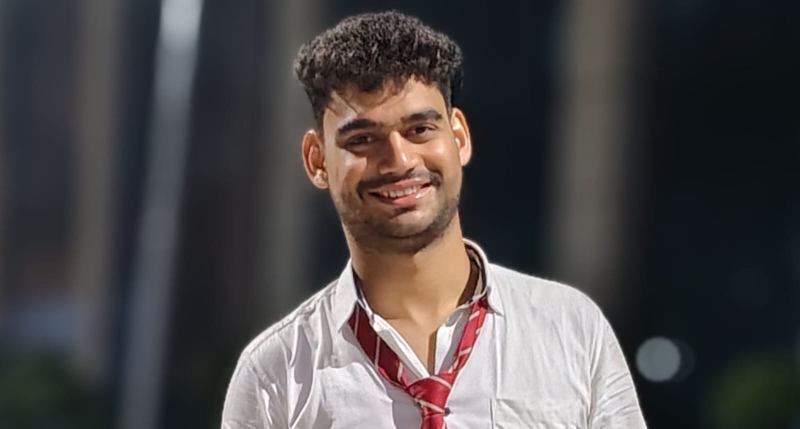
#> input picture backend/dataset/img1.png, 1600 x 857 px (shown at 1/2 size); its folder holds only this picture in this run
$ python augment.py
#> lines starting #> are read from the running program, lines starting #| are printed output that depends on the picture
from PIL import Image, ImageEnhance, ImageOps, ImageFilter
import os
import random

# Paths
input_folder = "backend/dataset"
output_folder = "backend/augmented_dataset"
os.makedirs(output_folder, exist_ok=True)

TARGET_SIZE = (160, 160)

def simulate_side_and_partial_faces(img):
    """Simulates partial face views and side face crops."""
    w, h = img.size

    transforms = [
        lambda x: x.crop((0, 0, w // 2, h)).resize((w, h)),  # Left side only
        lambda x: x.crop((w // 2, 0, w, h)).resize((w, h)),  # Right side only
        lambda x: x.rotate(random.choice([-45, 45])),        # Side rotation
        lambda x: x.crop((int(w * 0.1), int(h * 0.1), int(w * 0.9), int(h * 0.9))).resize((w, h)),  # Zoom-in center
        lambda x: x.crop((0, 0, w, int(h * 0.5))).resize((w, h)),  # Top half
        lambda x: x.crop((0, int(h * 0.5), w, h)).resize((w, h)),  # Bottom half
    ]

    return [t(img.copy()) for t in transforms]

def basic_augmentations(img):
    """Applies brightness, contrast, blur, noise, flip etc."""
    augmentations = []

    enhancer = ImageEnhance.Brightness(img)
    augmentations.append(enhancer.enhance(0.5))  # Dark
    augmentations.append(enhancer.enhance(1.5))  # Bright

    contrast = ImageEnhance.Contrast(img)
    augmentations.append(contrast.enhance(0.5))
    augmentations.append(contrast.enhance(2.0))

    augmentations.append(img.transpose(Image.FLIP_LEFT_RIGHT))  # Mirror flip
    augmentations.append(img.filter(ImageFilter.GaussianBlur(radius=2)))  # Blur

    return augmentations

def augment_images():
    image_files = [f for f in os.listdir(input_folder) if f.lower().endswith(('.png', '.jpg', '.jpeg'))]
    print(f"Found {len(image_files)} images. Starting augmentation...")

    for img_name in image_files:
        img_path = os.path.join(input_folder, img_name)
        try:
            img = Image.open(img_path).convert("RGB").resize(TARGET_SIZE)
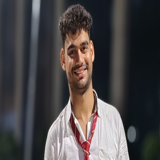
#> img: PIL image 160x160 RGB; mean R, G, B 75.4, 71.5, 72.2
            all_augmented = simulate_side_and_partial_faces(img) + basic_augmentations(img)
#> in basic_augmentations, `augmentations = []`: augmentations = []
#> all_augmented = 12 items

            for idx, aug_img in enumerate(all_augmented):
                save_name = f"{os.path.splitext(img_name)[0]}_aug_{idx}.png"
                save_path = os.path.join(output_folder, save_name)
                aug_img.save(save_path)
#> this loop made 12 passes
#> pass 1, in augment_images, `aug_img.save(save_path)`:
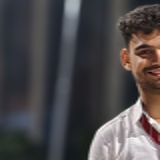
#> saved as img1_aug_0.png: PIL image 160x160 RGB; mean R, G, B 76.6, 72.9, 74.9
#> pass 2, in augment_images, `aug_img.save(save_path)`:
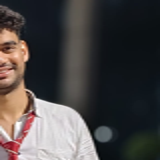
#> saved as img1_aug_1.png: PIL image 160x160 RGB; mean R, G, B 74.2, 70, 69.5
            print(f"✅ Augmented {img_name} with {len(all_augmented)} variants.")
#| ✅ Augmented img1.png with 12 variants.

        except Exception as e:
            print(f"⚠️ Error processing {img_name}: {e}")

augment_images()

$ run again, on backend/dataset/img2.png
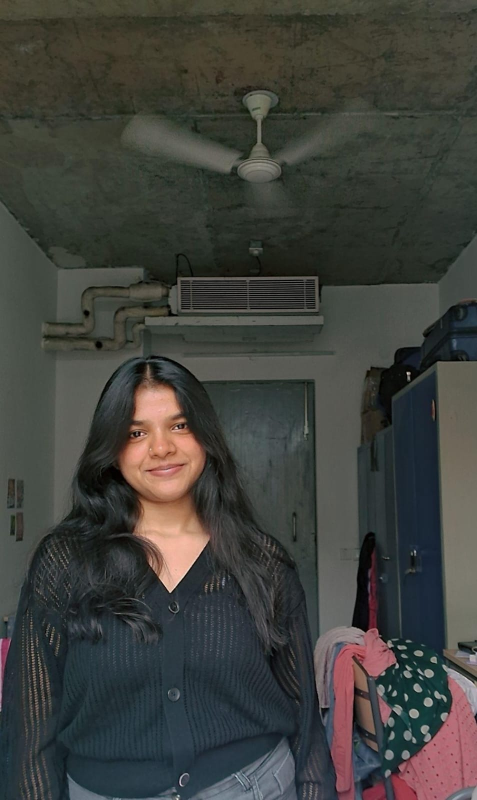
#> input picture backend/dataset/img2.png, 954 x 1600 px (shown at 1/2 size)
#> in augment_images, `img = Image.open(img_path).convert("RGB").resize(TARGET_SIZE)`:
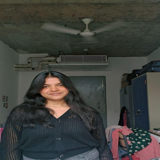
#> img: PIL image 160x160 RGB; mean R, G, B 63.5, 64.7, 60.4
#> augmentations = []
#> all_augmented = 12 items
#> the loop in augment_images, `for idx, aug_img in enumerate(all_augmented):` made 12 passes
#> pass 2, in augment_images, `aug_img.save(save_path)`:
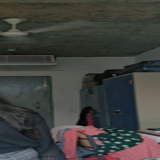
#> saved as img2_aug_1.png: PIL image 160x160 RGB; mean R, G, B 64.2, 64.9, 61.8
#| ✅ Augmented img2.png with 12 variants.

$ run again, on backend/dataset/img3.png
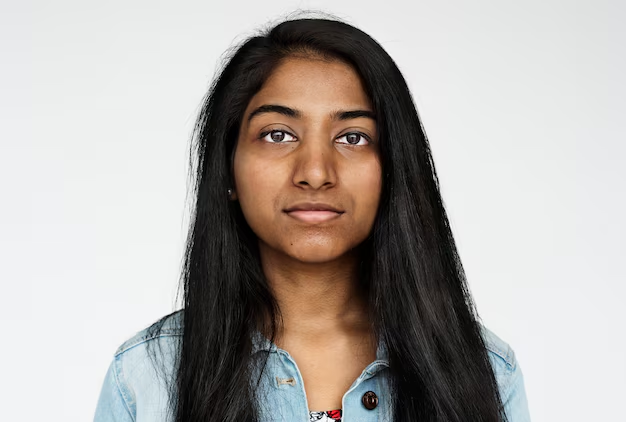
#> input picture backend/dataset/img3.png, 626 x 422 px
#> in augment_images, `img = Image.open(img_path).convert("RGB").resize(TARGET_SIZE)`:
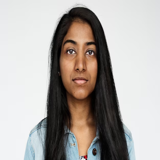
#> img: PIL image 160x160 RGB; mean R, G, B 175.9, 170.7, 166.8
#> augmentations = []
#> all_augmented = 12 items
#> the loop in augment_images, `for idx, aug_img in enumerate(all_augmented):` made 12 passes
#> pass 2, in augment_images, `aug_img.save(save_path)`:
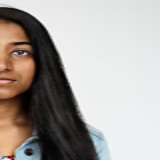
#> saved as img3_aug_1.png: PIL image 160x160 RGB; mean R, G, B 171.3, 165.3, 161
#| ✅ Augmented img3.png with 12 variants.

$ run again, on backend/dataset/img5.png
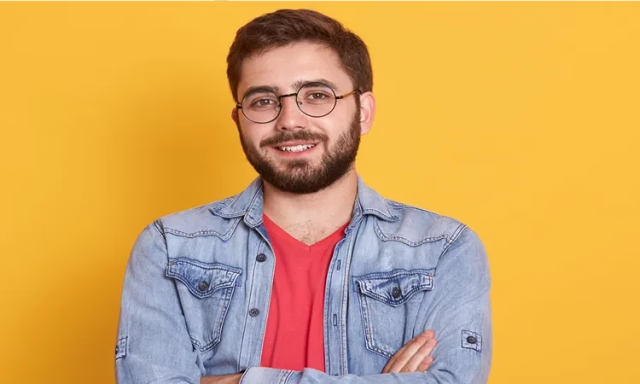
#> input picture backend/dataset/img5.png, 640 x 384 px
#> in augment_images, `img = Image.open(img_path).convert("RGB").resize(TARGET_SIZE)`:
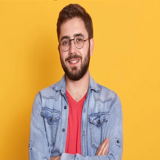
#> img: PIL image 160x160 RGB; mean R, G, B 214, 166.1, 91.7
#> augmentations = []
#> all_augmented = 12 items
#> the loop in augment_images, `for idx, aug_img in enumerate(all_augmented):` made 12 passes
#> pass 2, in augment_images, `aug_img.save(save_path)`:
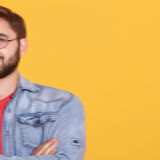
#> saved as img5_aug_1.png: PIL image 160x160 RGB; mean R, G, B 221.5, 178, 97.9
#| ✅ Augmented img5.png with 12 variants.
